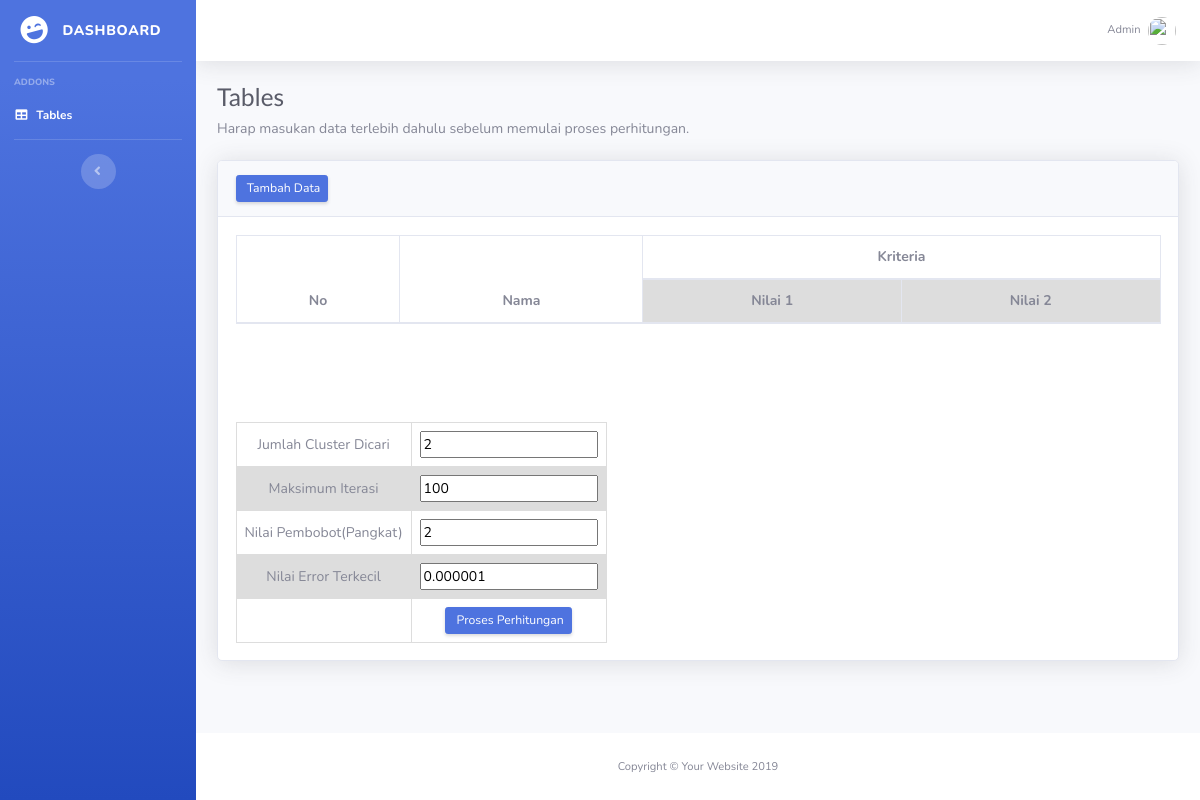
Page /databs.php on the earlier database version.
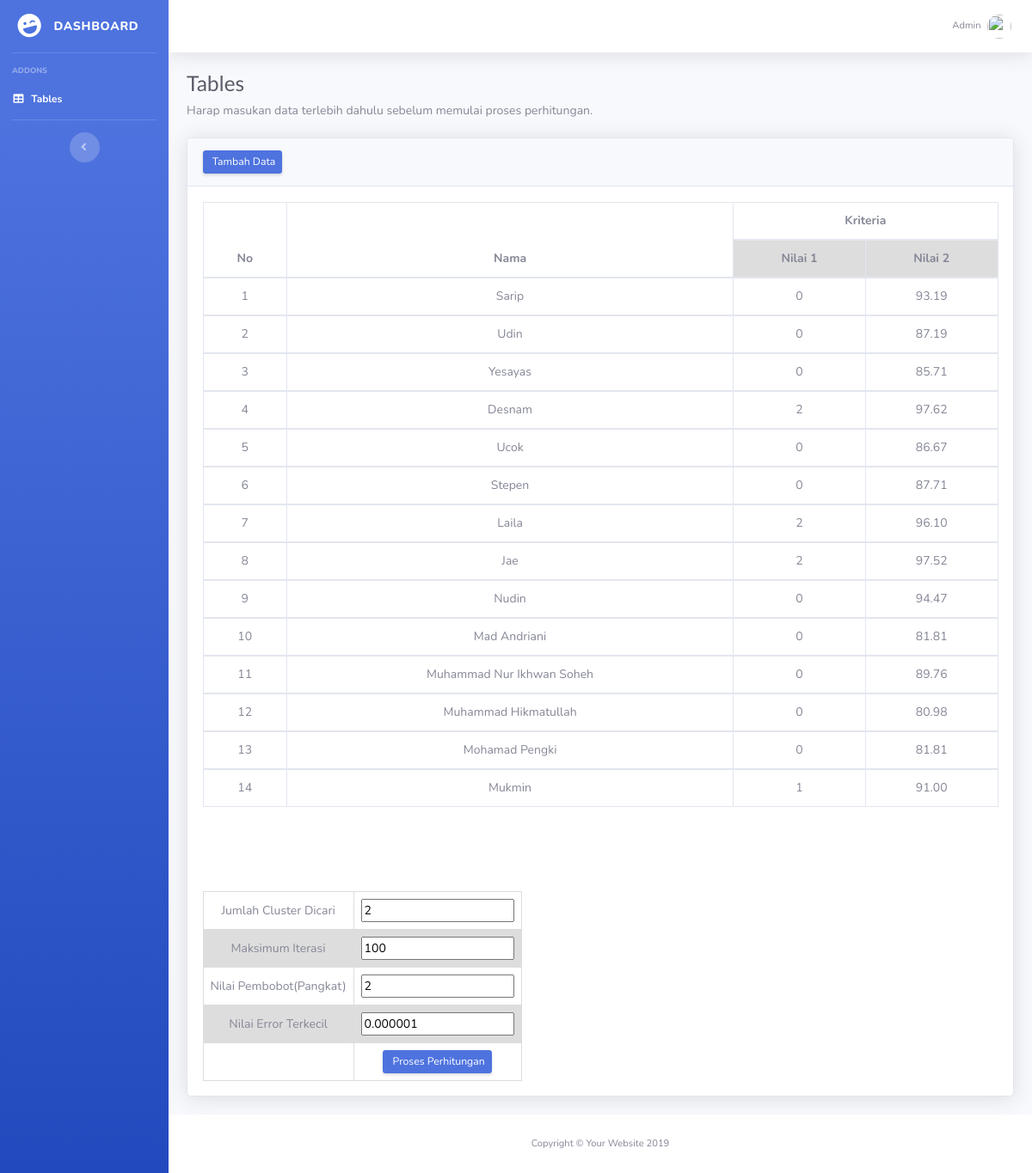
Same page on the later database version.
### tables this page shows
CREATE TABLE `dataset` (
  `id` int(12) NOT NULL,
  `nama` varchar(32) NOT NULL,
  `x1` varchar(64) NOT NULL,
  `x2` varchar(64) NOT NULL,
  `c` varchar(64) NOT NULL
);

### databs.php (the view, shortened to what this page needs)
<!DOCTYPE html>
<html lang="en">
<head>
  <link rel="stylesheet" type="text/css" href="semantic/semantic.min.css">
  <link href="bootstrap/vendor/fontawesome-free/css/all.min.css" rel="stylesheet" type="text/css">
  <link href="bootstrap/css/sb-admin-2.min.css" rel="stylesheet">
  <link href="bootstrap/vendor/datatables/dataTables.bootstrap4.min.css" rel="stylesheet">
</head>
<body id="page-top">
  <div id="wrapper">
    <ul class="navbar-nav bg-gradient-primary sidebar sidebar-dark accordion" id="accordionSidebar">
      <a class="sidebar-brand d-flex align-items-center justify-content-center" href="databs.php">
        <div class="sidebar-brand-icon rotate-n-15">
          <i class="fas fa-laugh-wink"></i>
        </div>
        <div class="sidebar-brand-text mx-3">Dashboard</div>
      </a>
      <hr class="sidebar-divider">
      <div class="sidebar-heading">
        Addons
      </div>
      <li class="nav-item active">
        <a class="nav-link" href="databs.php">
          <i class="fas fa-fw fa-table"></i>
          <span>Tables</span></a>
      </li>
      <hr class="sidebar-divider d-none d-md-block">
      <div class="text-center d-none d-md-inline">
        <button class="rounded-circle border-0" id="sidebarToggle"></button>
      </div>
    </ul>
    <div id="content-wrapper" class="d-flex flex-column">
      <div id="content">
        <nav class="navbar navbar-expand navbar-light bg-white topbar mb-4 static-top shadow">
          <ul class="navbar-nav ml-auto">
            <li class="nav-item dropdown no-arrow">
              <a class="nav-link dropdown-toggle" href="#" id="userDropdown" role="button" data-toggle="dropdown" aria-haspopup="true" aria-expanded="false">
                <span class="mr-2 d-none d-lg-inline text-gray-600 small">Admin</span>
                <img class="img-profile rounded-circle" src="https://source.unsplash.com/QAB-WJcbgJk/60x60">
              </a>
            </li>
          </ul>
        </nav>
        <div class="container-fluid">
          <h1 class="h3 mb-2 text-gray-800">Tables</h1>
          <p class="mb-4">Harap masukan data terlebih dahulu sebelum memulai proses perhitungan.</p>
          <div class="card shadow mb-4">
            <div class="card-header py-3">
            <a href="input-data.php" class="d-none d-sm-inline-block btn btn-sm btn-primary shadow-sm">
          Tambah Data
          </a>
            </div>
            <div class="card-body">
              <div class="table-responsive">
                <table class="table table-bordered" id="dataTable" width="100%" cellspacing="0">
                  <thead>
                  <tr>
                    <th rowspan="2">No</th>
                    <th rowspan="2">Nama</th>
                    <th colspan="2">Kriteria</th>
                        </tr>
                        <tr>
                            <th>Nilai 1</th>
                            <th>Nilai 2</th>
                        </tr>
                  </thead>
                  <?php
                  include 'koneksi.php';
                  $no = 1;
                  $data = mysqli_query($koneksi, "SELECT * FROM dataset");
                  while($d = mysqli_fetch_array($data)){
                  ?>
                  <tbody>
                    <tr>
                      <td><?= $no++ ?></td>
                      <td><?= $d['nama'] ?></td>
                      <td><?= $d['x1'] ?></td>
                      <td><?= $d['x2'] ?></td>
                    </tr>
                        <?php } ?>
                  </tbody>
                </table>
<table>
      <form action="prosesbs.php" method="post">
      <tr>
				<td>Jumlah Cluster Dicari</td>
				<td><input type="int" name="cluster" value="2"></td>
      </tr>
      <br/>
			<tr>
				<td>Maksimum Iterasi</td>
				<td><input type="int" name="iterasi" value="100" readonly></td>
      </tr>
      <br/>
      <tr>
				<td>Nilai Pembobot(Pangkat)</td>
				<td><input type="int" name="pangkat" value="2" readonly></td>
      </tr>
      <br/>
      <tr>
				<td>Nilai Error Terkecil</td>
				<td><input type="int" name="error" value="0.000001" readonly></td>
      </tr>
      <br/>
      <tr>
        <td>
        </td>
				<td>
        <button class="d-none d-sm-inline-block btn btn-sm btn-primary shadow-sm" type="submit" name="proses" value="Proses">
          Proses Perhitungan
          </button>
            </div>
              </div>
            </div>
          </div>
        </div>
      </div>
      <footer class="sticky-footer bg-white">
        <div class="container my-auto">
          <div class="copyright text-center my-auto">
            <span>Copyright &copy; Your Website 2019</span>
          </div>
        </div>
      </footer>
    </div>
</body>
</html>

Differences in the rows shown:
added dataset: nama "Sarip", x1 "0", x2 "93.19"
added dataset: nama "Udin", x1 "0", x2 "87.19"
added dataset: nama "Yesayas", x1 "0", x2 "85.71"
added dataset: nama "Desnam", x1 "2", x2 "97.62"
added dataset: nama "Ucok", x1 "0", x2 "86.67"
added dataset: nama "Stepen", x1 "0", x2 "87.71"
added dataset: nama "Laila", x1 "2", x2 "96.10"
added dataset: nama "Jae", x1 "2", x2 "97.52"
added dataset: nama "Nudin", x1 "0", x2 "94.47"
added dataset: nama "Mad Andriani", x1 "0", x2 "81.81"
added dataset: nama "Muhammad Nur Ikhwan Soheh", x1 "0", x2 "89.76"
added dataset: nama "Muhammad Hikmatullah", x1 "0", x2 "80.98"
added dataset: nama "Mohamad Pengki", x1 "0", x2 "81.81"
added dataset: nama "Mukmin", x1 "1", x2 "91.00"
